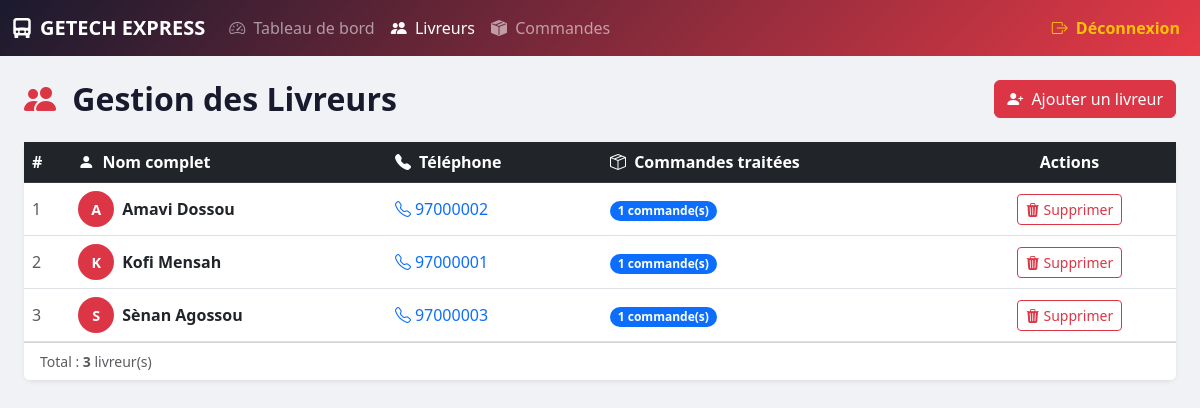
Screenshot of /livreurs.php (signed in) with the database file from the repository.
### tables this page shows
CREATE TABLE IF NOT EXISTS livreur (
    id          INT          NOT NULL AUTO_INCREMENT,
    nomcomplet  VARCHAR(150) NOT NULL,
    telephone   VARCHAR(20)  NOT NULL,
    PRIMARY KEY (id)
);

### livreurs.php (the view, shortened to what this page needs)
<?php
require_once 'config.php';
$stmt = $pdo->query("
    SELECT l.id, l.nomcomplet, l.telephone,
           COUNT(c.id) AS nb_commandes
    FROM livreur l
    LEFT JOIN commande c ON c.livreur_id = l.id
    GROUP BY l.id
    ORDER BY l.nomcomplet ASC
");
$livreurs = $stmt->fetchAll();
?>
<!DOCTYPE html>
<html lang="fr">
<head>
    <link href="https://cdn.jsdelivr.net/npm/bootstrap@5.3.0/dist/css/bootstrap.min.css" rel="stylesheet">
    <link href="https://cdn.jsdelivr.net/npm/bootstrap-icons@1.10.5/font/bootstrap-icons.css" rel="stylesheet">
</head>
<body>
<?php require_once 'header.php'; ?>
<div class="container-fluid py-4 px-4">
    <div class="d-flex justify-content-between align-items-center mb-4 flex-wrap gap-2">
        <h2 class="page-title mb-0">
            <i class="bi bi-people-fill me-2 text-danger"></i> Gestion des Livreurs
        </h2>
        <a href="ajouter_livreur.php" class="btn btn-danger">
            <i class="bi bi-person-plus-fill me-1"></i> Ajouter un livreur
        </a>
    </div>
    <div class="card shadow-sm border-0 rounded-3">
        <div class="card-body p-0">
            <div class="table-responsive">
                <table class="table table-hover align-middle mb-0">
                    <thead class="table-dark">
                        <tr>
                            <th scope="col">#</th>
                            <th scope="col"><i class="bi bi-person-fill me-1"></i> Nom complet</th>
                            <th scope="col"><i class="bi bi-telephone-fill me-1"></i> Téléphone</th>
                            <th scope="col"><i class="bi bi-box-seam me-1"></i> Commandes traitées</th>
                            <th scope="col" class="text-center">Actions</th>
                        </tr>
                    </thead>
                    <tbody>
                        <?php if (empty($livreurs)): ?>
                            <tr>
                                <td colspan="5" class="text-center text-muted py-5">
                                    <i class="bi bi-inbox fs-2 d-block mb-2"></i>
                                    Aucun livreur enregistré. <a href="ajouter_livreur.php">Ajoutez le premier !</a>
                                </td>
                            </tr>
                        <?php else: ?>
                            <?php foreach ($livreurs as $i => $liv): ?>
                                <tr>
                                    <td class="text-muted"><?= $i + 1 ?></td>
                                    <td>
                                        <div class="d-flex align-items-center gap-2">
                                            <div class="rounded-circle bg-danger text-white d-flex align-items-center justify-content-center"
                                                 style="width:36px;height:36px;font-size:0.9rem;font-weight:700;flex-shrink:0;">
                                                <?= strtoupper(substr($liv['nomcomplet'], 0, 1)) ?>
                                            </div>
                                            <span class="fw-semibold"><?= htmlspecialchars($liv['nomcomplet']) ?></span>
                                        </div>
                                    </td>
                                    <td>
                                        <a href="tel:<?= htmlspecialchars($liv['telephone']) ?>" class="text-decoration-none">
                                            <i class="bi bi-telephone me-1"></i><?= htmlspecialchars($liv['telephone']) ?>
                                        </a>
                                    </td>
                                    <td>
                                        <span class="badge bg-primary rounded-pill"><?= $liv['nb_commandes'] ?> commande(s)</span>
                                    </td>
                                    <td class="text-center">
                                        <a href="livreurs.php?supprimer=<?= $liv['id'] ?>"
                                           class="btn btn-sm btn-outline-danger"
                                           onclick="return confirm('Supprimer ce livreur ?')">
                                            <i class="bi bi-trash3-fill"></i> Supprimer
                                        </a>
                                    </td>
                                </tr>
                            <?php endforeach; ?>
                        <?php endif; ?>
                    </tbody>
                </table>
            </div>
        </div>
        <div class="card-footer bg-white text-muted small">
            Total : <strong><?= count($livreurs) ?></strong> livreur(s)
        </div>
    </div>
</div>
</body>
</html>

### livreurs.php (style rules this page uses)
body { background-color: #f0f2f5; }
.page-title { font-weight: 700; color: #1a1a2e; }

### rows the page displays
livreur: nomcomplet "A", nomcomplet "Amavi Dossou", telephone "97000002", nb_commandes "1"
livreur: nomcomplet "K", nomcomplet "Kofi Mensah", telephone "97000001", nb_commandes "1"
livreur: nomcomplet "S", nomcomplet "Sènan Agossou", telephone "97000003", nb_commandes "1"

### other values shown
count($livreurs) "3"
